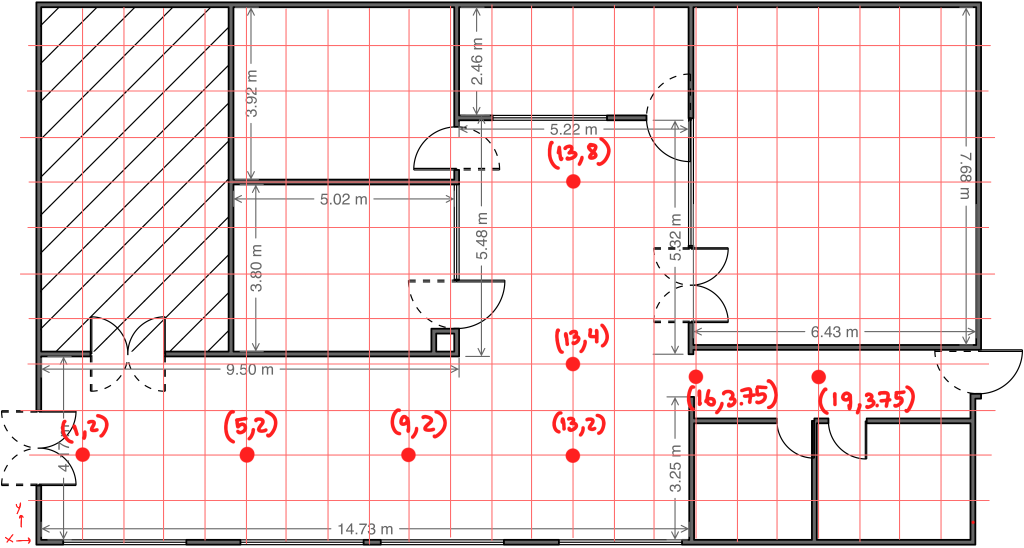
#> input picture model/floorplan/floorplan_with_grid_ref.png, 2048 x 1095 px (shown at 1/2 size)
$ python build_occupancy_grid.py
#> lines starting #> are read from the running program, lines starting #| are printed output that depends on the picture; after the words box and inside, x2 and y2 are one past the last pixel; in counts of white or black regions, pixels touching at a corner belong together
"""
build_occupancy_grid.py
------------------------
Builds a real-world (meters) occupancy grid from the floor-plan drawing.

How the calibration works
==========================
`floorplan_with_grid_ref.png` has 8 red reference dots drawn on it whose
real-world coordinates we already know (they are the same points used to
collect the WiFi fingerprints: (1,2) (5,2) (9,2) (13,2) (13,4) (13,8)
(16,3.75) (19,3.75)).

We auto-detect the pixel location of those 8 dots (connected-component
blob detection on the red channel) and fit a simple linear
pixel <-> meter transform for X and Y independently:

    px = a * mx + b
    py = c * my + d

Once we have that transform we can:
  1. Load the CLEAN floor plan (`floorplan_clean.png`, no red overlay)
  2. Detect wall pixels (near-black, thick lines -> walls / structure)
  3. Rasterize a grid in meter-space (default 0.25 m cells). A cell is
     marked WALKABLE (0) unless a large enough fraction of its pixels
     are wall pixels, in which case it's NON-WALKABLE (1).

Output:
  - occupancy_grid.npy   -> 2D uint8 array, 0 = walkable, 1 = blocked
  - grid_config.json     -> transform + grid metadata (needed to convert
                             between meter coordinates and grid indices)
  - occupancy_overlay.png -> visualization for sanity-checking alignment
"""
import json
import numpy as np
from PIL import Image
from scipy import ndimage

REF_IMG = "floorplan_with_grid_ref.png"
CLEAN_IMG = "floorplan_clean.png"
CELL_SIZE_M = 0.25          # resolution of the navigation grid
WALL_GRAY_THRESHOLD = 50    # pixel is "wall" if grayscale value < this
WALL_FRACTION_THRESHOLD = 0.12  # cell is blocked if >=12% of its pixels are wall

# The diagonally-hatched zone (top-left of the plan) has no room label in
# the reference drawing and, per standard floor-plan convention, hatching
# denotes solid/inaccessible structure (e.g. a shaft, void, or masonry
# core) rather than a walkable room. Because the hatch lines are thin and
# sparse, plain pixel-density wall detection under-detects this zone, so
# we explicitly blank it out as a manually-calibrated exclusion box
# (x_min, x_max, y_min, y_max) in meters. Adjust/remove this if your own
# floor plan's hatching means something else (e.g. a walkable stairwell).
HATCHED_EXCLUSION_BOX_M = (0.0, 4.6, 4.15, 11.95)


# Real-world coordinates of the known reference dots (must match the
# red dots baked into floorplan_with_grid_ref.png / the wifi_dataset points)
KNOWN_METERS = [
    (1, 2), (5, 2), (9, 2), (13, 2),
    (13, 4), (13, 8), (16, 3.75), (19, 3.75),
]


def detect_reference_dots(img_path):
    """Find the pixel centers of the round red reference dots (not the
    thin grid lines and not the red text labels)."""
    im = np.array(Image.open(img_path).convert("RGB"))
    r, g, b = im[:, :, 0].astype(int), im[:, :, 1].astype(int), im[:, :, 2].astype(int)
    red_mask = (r > 150) & (g < 100) & (b < 100)

    lbl, n = ndimage.label(red_mask, structure=np.ones((3, 3)))
    objs = ndimage.find_objects(lbl)
    dots = []
    for i, sl in enumerate(objs):
        h = sl[0].stop - sl[0].start
        w = sl[1].stop - sl[1].start
        area = int((lbl[sl] == (i + 1)).sum())
        # Dots are roughly circular blobs ~28-33px across; text/grid-line
        # fragments are either much thinner or much more elongated.
        if 24 <= w <= 36 and 24 <= h <= 36 and area > 550:
            cy = (sl[0].start + sl[0].stop) / 2
            cx = (sl[1].start + sl[1].stop) / 2
            dots.append((cx, cy))
    return dots


def match_dots_to_meters(dots, known_meters):
    """Greedy-match detected pixel dots to the known meter coordinates
    using their known relative layout (sorted by y row, then x)."""
    # sort dots top-to-bottom (increasing pixel y = decreasing meter y),
    # matching sorted(known_meters) by descending y then x won't be robust
    # generically, so instead we match by nearest-neighbour on a rough
    # initial affine guess built from min/max spread.
    dots = np.array(dots)
    km = np.array(known_meters, dtype=float)

    # rough scale/offset guess from bounding boxes
    px_min, px_max = dots[:, 0].min(), dots[:, 0].max()
    py_min, py_max = dots[:, 1].min(), dots[:, 1].max()
    mx_min, mx_max = km[:, 0].min(), km[:, 0].max()
    my_min, my_max = km[:, 1].min(), km[:, 1].max()

    def guess_px(mx):
        return px_min + (mx - mx_min) / (mx_max - mx_min) * (px_max - px_min)

    def guess_py(my):
        # image y grows downward, meter y grows upward -> invert
        return py_max - (my - my_min) / (my_max - my_min) * (py_max - py_min)

    guessed = np.array([[guess_px(mx), guess_py(my)] for mx, my in km])

    # match each guessed point to nearest actual detected dot
    matches = []
    used = set()
    for i, g in enumerate(guessed):
        d = np.linalg.norm(dots - g, axis=1)
        order = np.argsort(d)
        for j in order:
            if j not in used:
                used.add(j)
                matches.append((dots[j, 0], dots[j, 1], km[i, 0], km[i, 1]))
                break
    return matches


def fit_transform(matches):
    matches = np.array(matches)
    px, py, mx, my = matches[:, 0], matches[:, 1], matches[:, 2], matches[:, 3]
    A = np.vstack([mx, np.ones_like(mx)]).T
    a, b = np.linalg.lstsq(A, px, rcond=None)[0]
    A2 = np.vstack([my, np.ones_like(my)]).T
    c, d = np.linalg.lstsq(A2, py, rcond=None)[0]
    resid_px = np.abs(px - (a * mx + b)).max()
    resid_py = np.abs(py - (c * my + d)).max()
    print(f"[calibration] px = {a:.4f}*mx + {b:.4f}   (max resid {resid_px:.2f}px)")
    print(f"[calibration] py = {c:.4f}*my + {d:.4f}   (max resid {resid_py:.2f}px)")
    return dict(a=a, b=b, c=c, d=d)


def meter_to_px(mx, my, t):
    return t["a"] * mx + t["b"], t["c"] * my + t["d"]


def build_wall_mask(img_path):
    im = np.array(Image.open(img_path).convert("RGB"))
    gray = im.mean(axis=2)
    return gray < WALL_GRAY_THRESHOLD


def rasterize_grid(wall_mask, t, x_range, y_range, cell_size):
    h, w = wall_mask.shape
    xs = np.arange(x_range[0], x_range[1], cell_size)
    ys = np.arange(y_range[0], y_range[1], cell_size)
    grid = np.zeros((len(ys), len(xs)), dtype=np.uint8)  # rows=y, cols=x

    for iy, my in enumerate(ys):
        for ix, mx in enumerate(xs):
            # bounding box of this cell in meters -> pixels
            px0, py0 = meter_to_px(mx, my + cell_size, t)          # top-left (higher my = higher up = smaller py)
            px1, py1 = meter_to_px(mx + cell_size, my, t)          # bottom-right
            x0, x1 = sorted((int(round(px0)), int(round(px1))))
            y0, y1 = sorted((int(round(py0)), int(round(py1))))
            x0, y0 = max(x0, 0), max(y0, 0)
            x1, y1 = min(x1, w), min(y1, h)
            if x1 <= x0 or y1 <= y0:
                grid[iy, ix] = 1  # out of image bounds -> treat as blocked
                continue
            patch = wall_mask[y0:y1, x0:x1]
            frac = patch.mean() if patch.size else 1.0
            grid[iy, ix] = 1 if frac >= WALL_FRACTION_THRESHOLD else 0
    return grid, xs, ys


def save_overlay(clean_img_path, wall_mask, grid, xs, ys, t, out_path):
    base = Image.open(clean_img_path).convert("RGB")
    overlay = np.array(base).copy()
    red = np.array([255, 0, 0])
    for iy, my in enumerate(ys):
        for ix, mx in enumerate(xs):
            if grid[iy, ix] == 1:
                px0, py0 = meter_to_px(mx, my + CELL_SIZE_M, t)
                px1, py1 = meter_to_px(mx + CELL_SIZE_M, my, t)
                x0, x1 = sorted((int(px0), int(px1)))
                y0, y1 = sorted((int(py0), int(py1)))
                x0, y0 = max(x0, 0), max(y0, 0)
                x1, y1 = min(x1, overlay.shape[1]), min(y1, overlay.shape[0])
                overlay[y0:y1, x0:x1] = (overlay[y0:y1, x0:x1] * 0.5 + red * 0.5).astype(np.uint8)
    Image.fromarray(overlay).save(out_path)


def main():
    dots = detect_reference_dots(REF_IMG)
#> in detect_reference_dots, `r, g, b = im[:, :, 0].astype(int), im[:, :, 1].astype(int), im[:, :, 2..`:
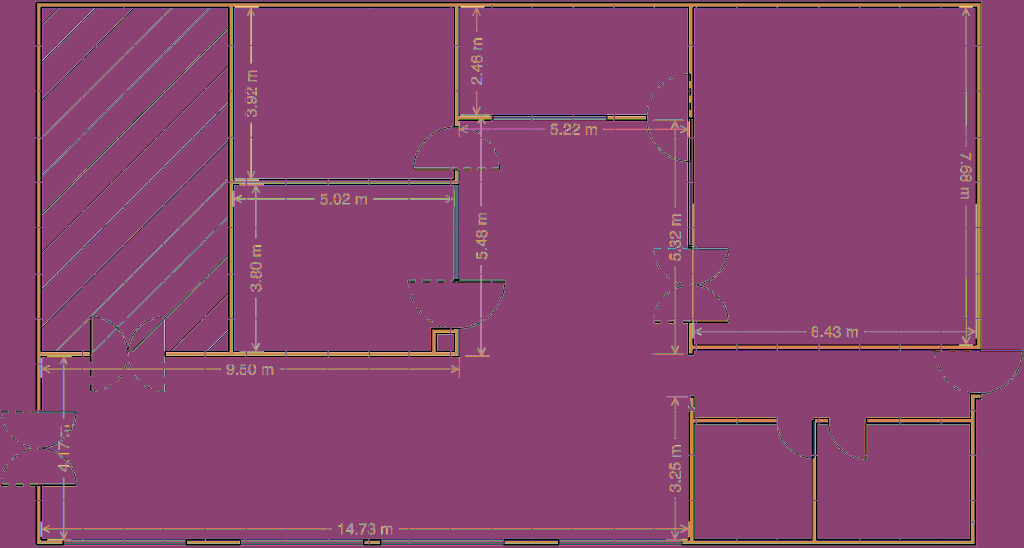
#> r: shape (1095, 2048) int64 (shown at 1/2 size); 256 distinct labels, from 0 to 255; one colour per label, 0 black
#> in detect_reference_dots, `r, g, b = im[:, :, 0].astype(int), im[:, :, 1].astype(int), im[:, :, 2..`:
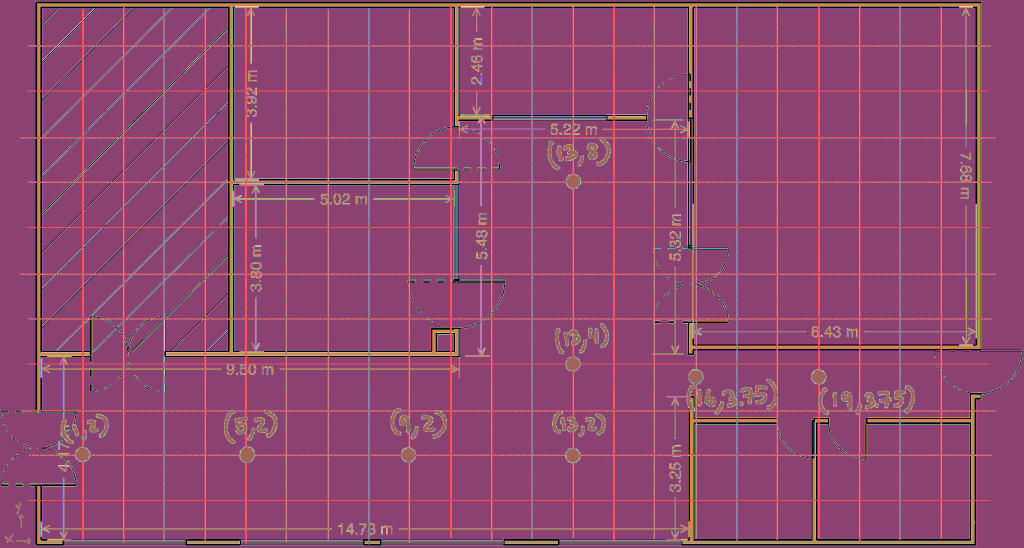
#> g: shape (1095, 2048) int64 (shown at 1/2 size); 256 distinct labels, from 0 to 255; one colour per label, 0 black
#> in detect_reference_dots, `red_mask = (r > 150) & (g < 100) & (b < 100)`:
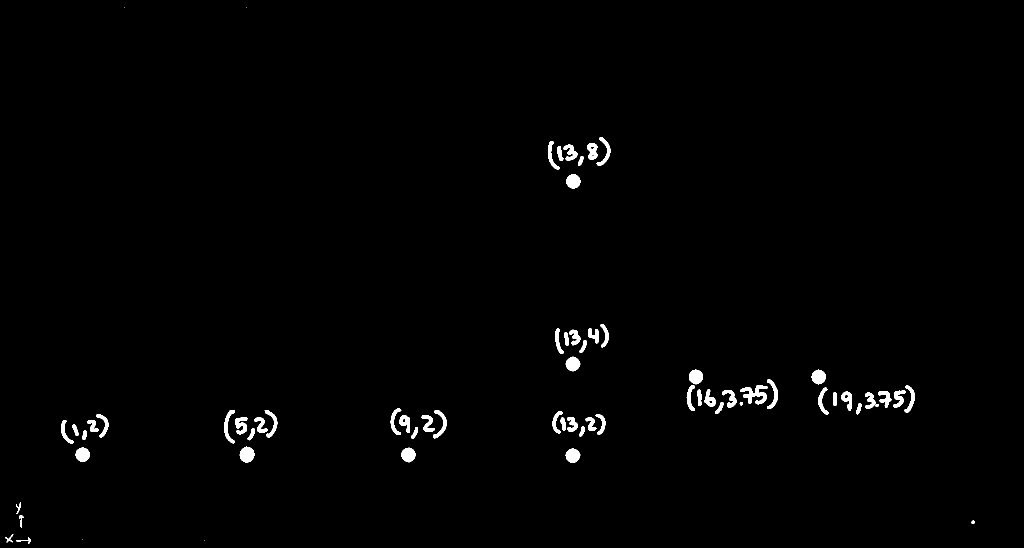
#> red_mask: shape (1095, 2048) bool (shown at 1/2 size); 1% white; 67 white regions (4 under 20 px), largest, box (x1, y1, x2, y2) and area: (1480, 771, 1535, 809) 963, (479, 893, 510, 926) 722, (1132, 348, 1162, 378) 635
#> in detect_reference_dots, `lbl, n = ndimage.label(red_mask, structure=np.ones((3, 3)))`: lbl: shape (1095, 2048) int32; 68 distinct labels, from 0 to 67
#> in detect_reference_dots, `lbl, n = ndimage.label(red_mask, structure=np.ones((3, 3)))`: n = 67
#> in detect_reference_dots, `objs = ndimage.find_objects(lbl)`: objs = 67 items
#> the loop in detect_reference_dots, `for i, sl in enumerate(objs):` made 67 passes
#> (h, w, area, cy, cx) on passes 9, 16, 17, 18, 57, 58, 59, 60: (30, 30, 635, 363, 1147), (30, 30, 628, 728, 1146), (31, 28, 634, 753.5, 1392), (30, 29, 633, 754, 1637.5), (33, 31, 722, 909.5, 494.5), (30, 30, 635, 909, 165), (30, 30, 635, 910, 817), (30, 30, 633, 911, 1146)
#> (h, w, area) on passes 3 to 8: (58, 28, 494), (57, 23, 433), (33, 21, 500), (32, 28, 470), (30, 13, 230), (20, 11, 130)
#> after the loop in detect_reference_dots, `for i, sl in enumerate(objs):`: dots = [(1147, 363), (1146, 728), (1392, 753.5), (1637.5, 754), (494.5, 909.5), (165, 909), (817, 910), (1146, 911)]
    print(f"Detected {len(dots)} candidate reference dots")
#| Detected 8 candidate reference dots
    matches = match_dots_to_meters(dots, KNOWN_METERS)
#> in match_dots_to_meters, `dots = np.array(dots)`: dots = [[1147, 363], [1146, 728], [1392, 753.5], [1637.5, 754], [494.5, 909.5], [165, 909], [817, 910], [1146, 911]]
#> in match_dots_to_meters, `px_min, px_max = dots[:, 0].min(), dots[:, 0].max()`: px_min = 165; px_max = 1637.5
#> in match_dots_to_meters, `py_min, py_max = dots[:, 1].min(), dots[:, 1].max()`: py_min = 363; py_max = 911
#> in match_dots_to_meters, `guessed = np.array([[guess_px(mx), guess_py(my)] for mx, my in km])`: guessed = [[165, 911], [492.2, 911], [819.4, 911], [1146.7, 911], [1146.7, 728.3], [1146.7, 363], [1392.1, 751.2], [1637.5, 751.2]]
#> the loop in match_dots_to_meters, `for i, g in enumerate(guessed):` made 8 passes
#> (g, d, order) on passes 1 to 6: ([165, 911], [1124.6, 997.9, 1237.1, 1480.8, 329.5, 2, 652, 981], [5, 4, 6, 7, 1, 0, 2, 3]), ([492.2, 911], [853.8, 678.9, 913.5, 1156, 2.73, 327.2, 324.8, 653.8], [4, 6, 5, 7, 1, 0, 2, 3]), ([819.4, 911], [638.4, 374.3, 593.8, 833, 324.9, 654.4, 2.64, 326.6], [6, 4, 7, 1, 2, 0, 5, 3]), ([1146.7, 911], [548, 183, 291.5, 515.3, 652.2, 981.7, 329.7, 0.667], [7, 1, 2, 6, 3, 0, 4, 5]), ([1146.7, 728.3], [365.3, 0.745, 246.6, 491.5, 676.9, 998.2, 376.4, 182.7], [1, 7, 2, 0, 6, 3, 4, 5]), ([1146.7, 363], [0.333, 365, 461.2, 627.5, 850.9, 1123.3, 638.7, 548], [0, 1, 2, 7, 3, 6, 4, 5])
#> after the loop in match_dots_to_meters, `for i, g in enumerate(guessed):`: matches = [(165, 909, 1, 2), (494.5, 909.5, 5, 2), (817, 910, 9, 2), (1146, 911, 13, 2), (1146, 728, 13, 4), (1147, 363, 13, 8), (1392, 753.5, 16, 3.75), (1637.5, 754, 19, 3.75)]; used = 8 items
    t = fit_transform(matches)
#> in fit_transform, `matches = np.array(matches)`: matches = [[165, 909, 1, 2], [494.5, 909.5, 5, 2], [817, 910, 9, 2], [1146, 911, 13, 2], [1146, 728, 13, 4], [1147, 363, 13, 8], [1392, 753.5, 16, 3.75], [1637.5, 754, 19, 3.75]]
#> in fit_transform, `px, py, mx, my = matches[:, 0], matches[:, 1], matches[:, 2], matches[..`: px = [165, 494.5, 817, 1146, 1146, 1147, 1392, 1637.5]; py = [909, 909.5, 910, 911, 728, 363, 753.5, 754]; mx = [1, 5, 9, 13, 13, 13, 16, 19]; my = [2, 2, 2, 2, 4, 8, 3.75, 3.75]
#> in fit_transform, `A = np.vstack([mx, np.ones_like(mx)]).T`: A = [[1, 1], [5, 1], [9, 1], [13, 1], [13, 1], [13, 1], [16, 1], [19, 1]]
#> in fit_transform, `a, b = np.linalg.lstsq(A, px, rcond=None)[0]`: a = 81.76; b = 83.55
#> in fit_transform, `A2 = np.vstack([my, np.ones_like(my)]).T`: A2 = [[2, 1], [2, 1], [2, 1], [2, 1], [4, 1], [8, 1], [3.75, 1], [3.75, 1]]
#> in fit_transform, `c, d = np.linalg.lstsq(A2, py, rcond=None)[0]`: c = -91.07; d = 1092.8
#> in fit_transform, `resid_px = np.abs(px - (a * mx + b)).max()`: resid_px = 2.39
#> in fit_transform, `resid_py = np.abs(py - (c * my + d)).max()`: resid_py = 2.71
#| [calibration] px = 81.7597*mx + 83.5480   (max resid 2.39px)
#| [calibration] py = -91.0665*my + 1092.7912   (max resid 2.71px)
#> t = {'a': 81.76, 'b': 83.55, 'c': -91.07, 'd': 1092.8}

    wall_mask = build_wall_mask(CLEAN_IMG)
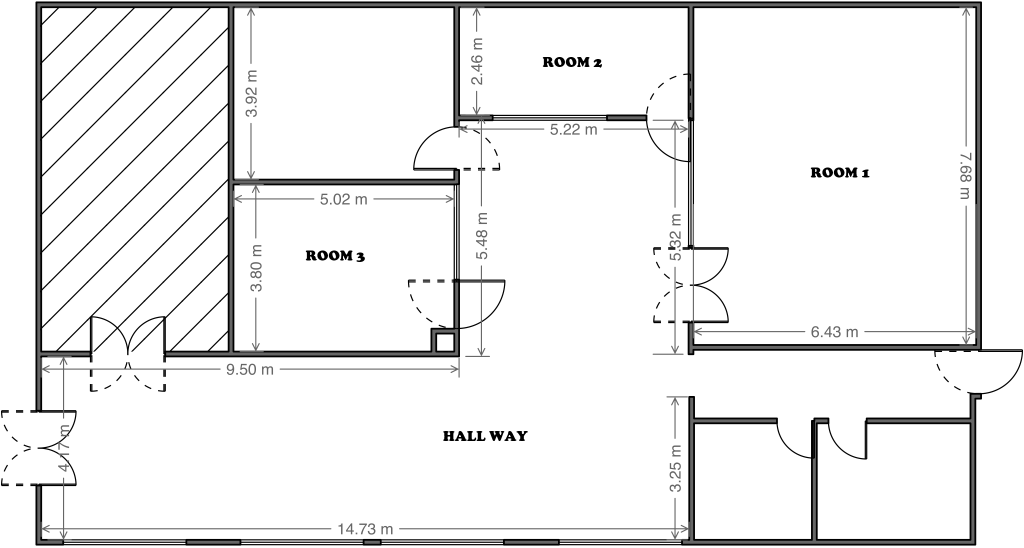
#> input picture model/floorplan/floorplan_clean.png, 2048 x 1095 px (shown at 1/2 size)
#> in build_wall_mask, `return gray < WALL_GRAY_THRESHOLD`: returned value: shape (1095, 2048) bool; 3.9% white; 108 white regions (12 under 20 px), largest, box (x1, y1, x2, y2) and area: (61, 3, 2046, 1091) 39595, (80, 13, 962, 725) 29040, (968, 13, 1919, 499) 5869

    # meter extents to rasterize (covers the whole drawn floor plan with margin)
    x_range = (0, 23)
    y_range = (0, 12)

    grid, xs, ys = rasterize_grid(wall_mask, t, x_range, y_range, CELL_SIZE_M)
#> after the loop in rasterize_grid, `for iy, my in enumerate(ys):`:
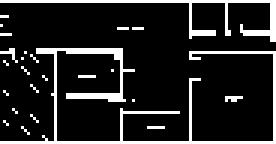
#> grid: shape (48, 92) (shown 3 times larger); values 0 (black) and 1 (white), 14% white in thin lines or dots
#> xs = 92 values from 0 to 22.75; ys = 48 values from 0 to 11.75

    # apply the manual hatched-zone exclusion override
    hx0, hx1, hy0, hy1 = HATCHED_EXCLUSION_BOX_M
    for iy, my in enumerate(ys):
        if not (hy0 <= my < hy1):
            continue
        for ix, mx in enumerate(xs):
            if hx0 <= mx < hx1:
                grid[iy, ix] = 1
#> this loop made 48 passes
#> my on passes 1 to 12: 0, 0.25, 0.5, 0.75, 1, 1.25, 1.5, 1.75, 2, 2.25, 2.5, 2.75
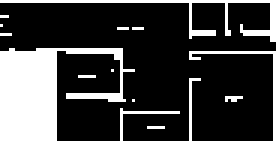
#> grid: shape (48, 92) (shown 3 times larger); values 0 (black) and 1 (white), 25.2% white; 12 white regions (10 under 20 px), largest, box (x1, y1, x2, y2) and area: (0, 16, 92, 48) 894, (0, 0, 92, 14) 180

    print(f"Grid shape (rows=y, cols=x): {grid.shape}, walkable cells: {(grid==0).sum()}, blocked: {(grid==1).sum()}")
#| Grid shape (rows=y, cols=x): (48, 92), walkable cells: 3303, blocked: 1113

    np.save("occupancy_grid.npy", grid)
    save_overlay(CLEAN_IMG, wall_mask, grid, xs, ys, t, "occupancy_overlay.png")
#> the loop in save_overlay, `for iy, my in enumerate(ys):` made 48 passes
#> after the loop in save_overlay, `for iy, my in enumerate(ys):`:
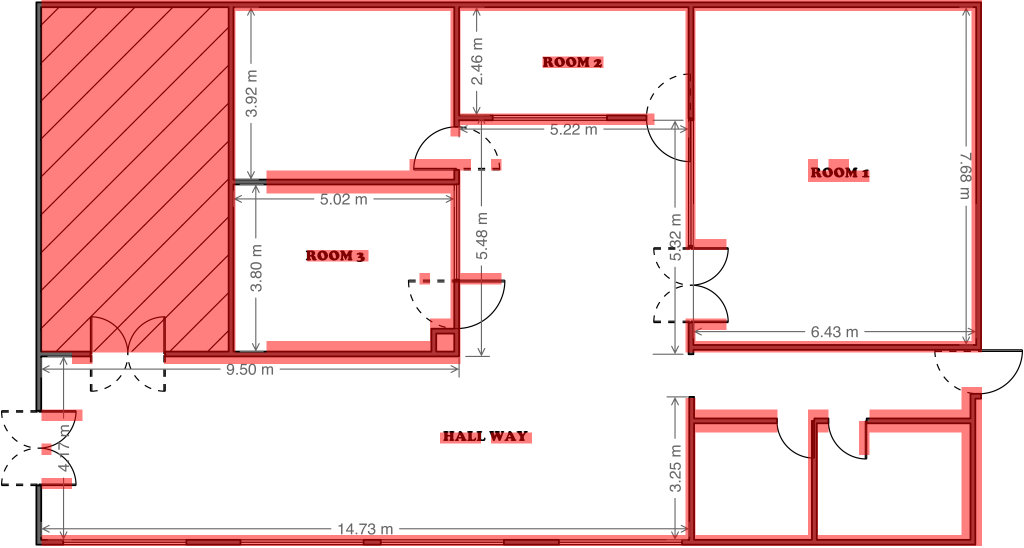
#> overlay: shape (1095, 2048, 3) (shown at 1/2 size); mean R, G, B 244.9, 215.5, 215.5

    config = {
        "transform": t,
        "cell_size_m": CELL_SIZE_M,
        "x_range": x_range,
        "y_range": y_range,
        "grid_shape": list(grid.shape),
        "note": "grid[row, col] where row corresponds to y_range[0] + row*cell_size, col to x_range[0] + col*cell_size. 0=walkable, 1=blocked.",
    }
    with open("grid_config.json", "w") as f:
        json.dump(config, f, indent=2)
    print("Saved occupancy_grid.npy, grid_config.json, occupancy_overlay.png")


if __name__ == "__main__":
    main()
